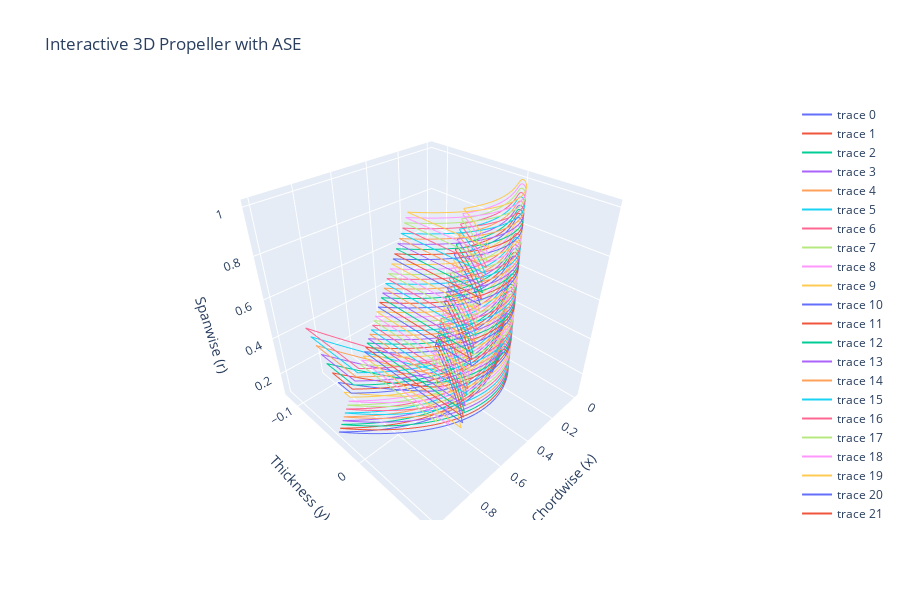

Here is the notebook cell this chart was saved with:
### Code cell
# Display in browser or notebook
fig = go.Figure(data=traces)
fig.update_layout(
    title="Interactive 3D Propeller with ASE",
    scene=dict(
        xaxis_title="Chordwise (x)",
        yaxis_title="Thickness (y)",
        zaxis_title="Spanwise (r)"
    ),
    width=900,
    height=600
)
fig.show()

### Figure 1 — Plotly figure (JSON) as saved in the notebook; plotly's stock layout.template omitted (floating-point values rounded to 4 significant figures; data arrays with more than 128 entries replaced by an {"elided": "..."} marker saying what was removed)
{"data": [{"line": {"width": 2}, "mode": "lines", "type": "scatter3d", "x": {"elided": "200 float values"}, "y": {"elided": "200 float values"}, "z": {"elided": "200 float values"}}, {"line": {"width": 2}, "mode": "lines", "type": "scatter3d", "x": {"elided": "200 float values"}, "y": {"elided": "200 float values"}, "z": {"elided": "200 float values"}}, {"line": {"width": 2}, "mode": "lines", "type": "scatter3d", "x": {"elided": "200 float values"}, "y": {"elided": "200 float values"}, "z": {"elided": "200 float values"}}, {"line": {"width": 2}, "mode": "lines", "type": "scatter3d", "x": {"elided": "200 float values"}, "y": {"elided": "200 float values"}, "z": {"elided": "200 float values"}}, {"line": {"width": 2}, "mode": "lines", "type": "scatter3d", "x": {"elided": "200 float values"}, "y": {"elided": "200 float values"}, "z": {"elided": "200 float values"}}, {"line": {"width": 2}, "mode": "lines", "type": "scatter3d", "x": {"elided": "200 float values"}, "y": {"elided": "200 float values"}, "z": {"elided": "200 float values"}}, {"line": {"width": 2}, "mode": "lines", "type": "scatter3d", "x": {"elided": "200 float values"}, "y": {"elided": "200 float values"}, "z": {"elided": "200 float values"}}, {"line": {"width": 2}, "mode": "lines", "type": "scatter3d", "x": {"elided": "200 float values"}, "y": {"elided": "200 float values"}, "z": {"elided": "200 float values"}}, {"line": {"width": 2}, "mode": "lines", "type": "scatter3d", "x": {"elided": "200 float values"}, "y": {"elided": "200 float values"}, "z": {"elided": "200 float values"}}, {"line": {"width": 2}, "mode": "lines", "type": "scatter3d", "x": {"elided": "200 float values"}, "y": {"elided": "200 float values"}, "z": {"elided": "200 float values"}}, {"line": {"width": 2}, "mode": "lines", "type": "scatter3d", "x": {"elided": "200 float values"}, "y": {"elided": "200 float values"}, "z": {"elided": "200 float values"}}, {"line": {"width": 2}, "mode": "lines", "type": "scatter3d", "x": {"elided": "200 float values"}, "y": {"elided": "200 float values"}, "z": {"elided": "200 float values"}}, {"line": {"width": 2}, "mode": "lines", "type": "scatter3d", "x": {"elided": "200 float values"}, "y": {"elided": "200 float values"}, "z": {"elided": "200 float values"}}, {"line": {"width": 2}, "mode": "lines", "type": "scatter3d", "x": {"elided": "200 float values"}, "y": {"elided": "200 float values"}, "z": {"elided": "200 float values"}}, {"line": {"width": 2}, "mode": "lines", "type": "scatter3d", "x": {"elided": "200 float values"}, "y": {"elided": "200 float values"}, "z": {"elided": "200 float values"}}, {"line": {"width": 2}, "mode": "lines", "type": "scatter3d", "x": {"elided": "200 float values"}, "y": {"elided": "200 float values"}, "z": {"elided": "200 float values"}}, {"line": {"width": 2}, "mode": "lines", "type": "scatter3d", "x": {"elided": "200 float values"}, "y": {"elided": "200 float values"}, "z": {"elided": "200 float values"}}, {"line": {"width": 2}, "mode": "lines", "type": "scatter3d", "x": {"elided": "200 float values"}, "y": {"elided": "200 float values"}, "z": {"elided": "200 float values"}}, {"line": {"width": 2}, "mode": "lines", "type": "scatter3d", "x": {"elided": "200 float values"}, "y": {"elided": "200 float values"}, "z": {"elided": "200 float values"}}, {"line": {"width": 2}, "mode": "lines", "type": "scatter3d", "x": {"elided": "200 float values"}, "y": {"elided": "200 float values"}, "z": {"elided": "200 float values"}}, {"line": {"width": 2}, "mode": "lines", "type": "scatter3d", "x": {"elided": "200 float values"}, "y": {"elided": "200 float values"}, "z": {"elided": "200 float values"}}, {"line": {"width": 2}, "mode": "lines", "type": "scatter3d", "x": {"elided": "200 float values"}, "y": {"elided": "200 float values"}, "z": {"elided": "200 float values"}}, {"line": {"width": 2}, "mode": "lines", "type": "scatter3d", "x": {"elided": "200 float values"}, "y": {"elided": "200 float values"}, "z": {"elided": "200 float values"}}, {"line": {"width": 2}, "mode": "lines", "type": "scatter3d", "x": {"elided": "200 float values"}, "y": {"elided": "200 float values"}, "z": {"elided": "200 float values"}}, {"line": {"width": 2}, "mode": "lines", "type": "scatter3d", "x": {"elided": "200 float values"}, "y": {"elided": "200 float values"}, "z": {"elided": "200 float values"}}, {"line": {"width": 2}, "mode": "lines", "type": "scatter3d", "x": {"elided": "200 float values"}, "y": {"elided": "200 float values"}, "z": {"elided": "200 float values"}}, {"line": {"width": 2}, "mode": "lines", "type": "scatter3d", "x": {"elided": "200 float values"}, "y": {"elided": "200 float values"}, "z": {"elided": "200 float values"}}, {"line": {"width": 2}, "mode": "lines", "type": "scatter3d", "x": {"elided": "200 float values"}, "y": {"elided": "200 float values"}, "z": {"elided": "200 float values"}}, {"line": {"width": 2}, "mode": "lines", "type": "scatter3d", "x": {"elided": "200 float values"}, "y": {"elided": "200 float values"}, "z": {"elided": "200 float values"}}, {"line": {"width": 2}, "mode": "lines", "type": "scatter3d", "x": {"elided": "200 float values"}, "y": {"elided": "200 float values"}, "z": {"elided": "200 float values"}}, {"line": {"width": 2}, "mode": "lines", "type": "scatter3d", "x": {"elided": "200 float values"}, "y": {"elided": "200 float values"}, "z": {"elided": "200 float values"}}, {"line": {"width": 2}, "mode": "lines", "type": "scatter3d", "x": {"elided": "200 float values"}, "y": {"elided": "200 float values"}, "z": {"elided": "200 float values"}}, {"line": {"width": 2}, "mode": "lines", "type": "scatter3d", "x": {"elided": "200 float values"}, "y": {"elided": "200 float values"}, "z": {"elided": "200 float values"}}, {"line": {"width": 2}, "mode": "lines", "type": "scatter3d", "x": {"elided": "200 float values"}, "y": {"elided": "200 float values"}, "z": {"elided": "200 float values"}}, {"line": {"width": 2}, "mode": "lines", "type": "scatter3d", "x": {"elided": "200 float values"}, "y": {"elided": "200 float values"}, "z": {"elided": "200 float values"}}, {"line": {"width": 2}, "mode": "lines", "type": "scatter3d", "x": {"elided": "200 float values"}, "y": {"elided": "200 float values"}, "z": {"elided": "200 float values"}}, {"line": {"width": 2}, "mode": "lines", "type": "scatter3d", "x": {"elided": "200 float values"}, "y": {"elided": "200 float values"}, "z": {"elided": "200 float values"}}, {"line": {"width": 2}, "mode": "lines", "type": "scatter3d", "x": {"elided": "200 float values"}, "y": {"elided": "200 float values"}, "z": {"elided": "200 float values"}}, {"line": {"width": 2}, "mode": "lines", "type": "scatter3d", "x": {"elided": "200 float values"}, "y": {"elided": "200 float values"}, "z": {"elided": "200 float values"}}, {"line": {"width": 2}, "mode": "lines", "type": "scatter3d", "x": {"elided": "200 float values"}, "y": {"elided": "200 float values"}, "z": {"elided": "200 float values"}}, {"line": {"width": 2}, "mode": "lines", "type": "scatter3d", "x": {"elided": "200 float values"}, "y": {"elided": "200 float values"}, "z": {"elided": "200 float values"}}, {"line": {"width": 2}, "mode": "lines", "type": "scatter3d", "x": {"elided": "200 float values"}, "y": {"elided": "200 float values"}, "z": {"elided": "200 float values"}}, {"line": {"width": 2}, "mode": "lines", "type": "scatter3d", "x": {"elided": "200 float values"}, "y": {"elided": "200 float values"}, "z": {"elided": "200 float values"}}, {"line": {"width": 2}, "mode": "lines", "type": "scatter3d", "x": {"elided": "200 float values"}, "y": {"elided": "200 float values"}, "z": {"elided": "200 float values"}}, {"line": {"width": 2}, "mode": "lines", "type": "scatter3d", "x": {"elided": "200 float values"}, "y": {"elided": "200 float values"}, "z": {"elided": "200 float values"}}, {"line": {"width": 2}, "mode": "lines", "type": "scatter3d", "x": {"elided": "200 float values"}, "y": {"elided": "200 float values"}, "z": {"elided": "200 float values"}}, {"line": {"width": 2}, "mode": "lines", "type": "scatter3d", "x": {"elided": "200 float values"}, "y": {"elided": "200 float values"}, "z": {"elided": "200 float values"}}, {"line": {"width": 2}, "mode": "lines", "type": "scatter3d", "x": {"elided": "200 float values"}, "y": {"elided": "200 float values"}, "z": {"elided": "200 float values"}}, {"line": {"width": 2}, "mode": "lines", "type": "scatter3d", "x": {"elided": "200 float values"}, "y": {"elided": "200 float values"}, "z": {"elided": "200 float values"}}, {"line": {"width": 2}, "mode": "lines", "type": "scatter3d", "x": {"elided": "200 float values"}, "y": {"elided": "200 float values"}, "z": {"elided": "200 int values"}}], "layout": {"height": 600, "scene": {"xaxis": {"title": {"text": "Chordwise (x)"}}, "yaxis": {"title": {"text": "Thickness (y)"}}, "zaxis": {"title": {"text": "Spanwise (r)"}}}, "title": {"text": "Interactive 3D Propeller with ASE"}, "width": 900}}
